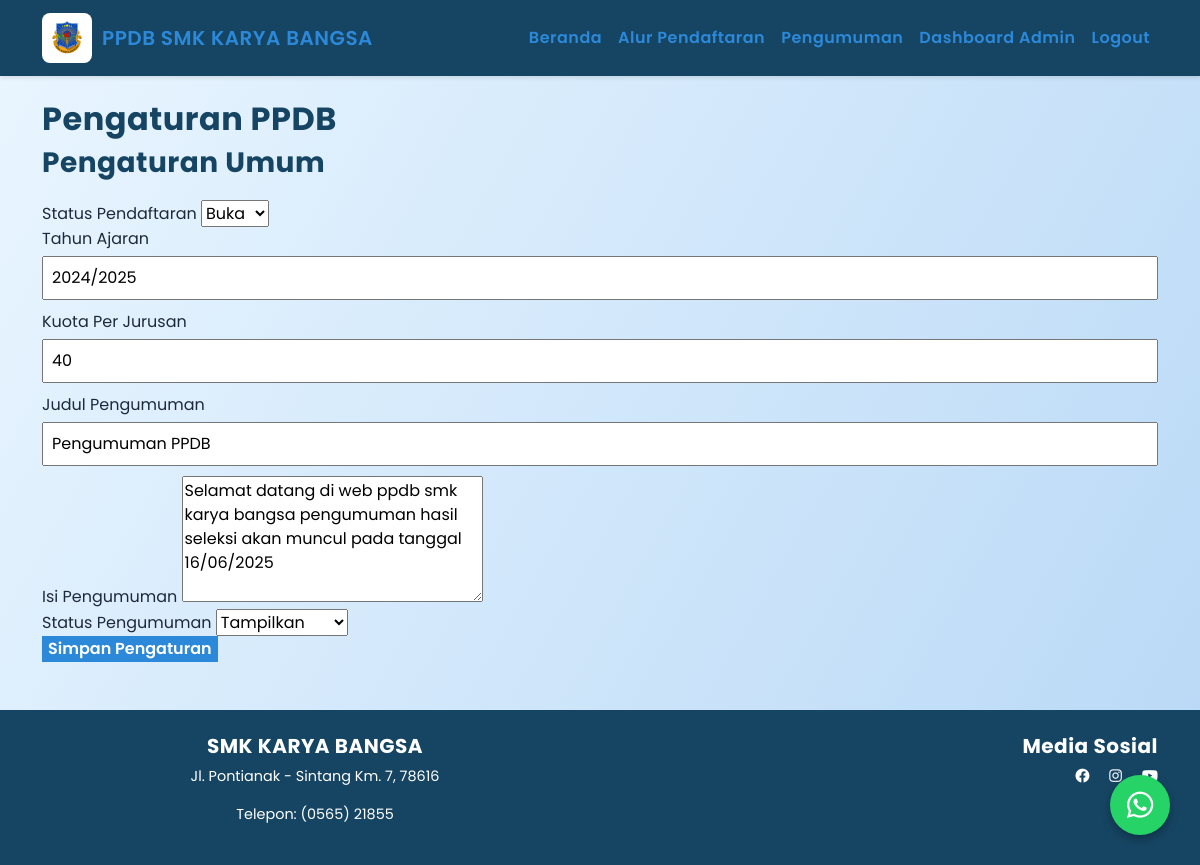
/admin/settings (signed in), run on the app's committed database.
### models.py (models this page shows)
class PpdbSettings(db.Model):
    id = db.Column(db.Integer, primary_key=True)
    registration_open = db.Column(db.Boolean, default=True)
    academic_year = db.Column(db.String(10))
    quota_per_major = db.Column(db.Integer)
    announcement_title = db.Column(db.String(200))
    announcement_content = db.Column(db.Text)
    show_announcement = db.Column(db.Boolean, default=False)

### routes/admin.py (the view, shortened to what this page needs)
@admin.route('/settings', methods=['GET', 'POST'])
def settings():
    if not is_admin():
        return redirect(url_for('login'))
    settings = PpdbSettings.query.first()
    return render_template('admin/settings.html', settings=settings)

### app.py (called while the page is built)
@app.before_request
def before_request():
    print(f"Incoming {request.method} request to {request.path}")

### routes/admin.py (called while the page is built)
def is_admin():
    return 'user_id' in session and session.get('role') == 'admin'

### templates/admin/settings.html (shortened to what this page needs)
{% extends 'base.html' %}
{% block content %}
<div class="settings-container">
    <h2>Pengaturan PPDB</h2>
    <div class="settings-card">
        <h3>Pengaturan Umum</h3>
        <form method="POST" action="{{ url_for('admin.settings') }}">
            <div class="form-group">
                <label>Status Pendaftaran</label>
                <select name="registration_status">
                    <option value="open" {% if settings.registration_open %}selected{% endif %}>Buka</option>
                </select>
            </div>
            <div class="form-group">
                <label>Tahun Ajaran</label>
                <input type="text" name="academic_year" value="{{ settings.academic_year }}" required>
            </div>
            <div class="form-group">
                <label>Kuota Per Jurusan</label>
                <input type="number" name="quota_per_major" value="{{ settings.quota_per_major }}" required>
            </div>
            <div class="form-group">
                <label>Judul Pengumuman</label>
                <input type="text" name="announcement_title" value="{{ settings.announcement_title }}">
            </div>
            <div class="form-group">
                <label>Isi Pengumuman</label>
                <textarea name="announcement_content" rows="5">{{ settings.announcement_content }}</textarea>
            </div>
            <div class="form-group">
                <label>Status Pengumuman</label>
                <select name="show_announcement">
                    <option value="show" {% if settings.show_announcement %}selected{% endif %}>Tampilkan</option>
                </select>
            </div>
            <button type="submit" class="btn-primary">Simpan Pengaturan</button>
        </form>
    </div>
</div>
{% endblock %}

### static/style.css (style rules this page uses)
:root { --primary-color: #164563; --secondary-color: #2D5A7B; --accent-color: #2C88D9; --background-light: #f8fafc; --text-dark: #1e293b; --text-light: #64748b; --white: #ffffff; --spacing-sm: 1rem; --spacing-md: 2rem; --spacing-lg: 4rem; --border-radius: 8px; }
body { background: linear-gradient(rgba(187, 218, 237, 0.85),rgba(44,136,217,0.7)), url('../static/images/bg-ppdb.jpg') center center/cover no-repeat; }
form { margin-top: 20px; }
input[type="text"], input[type="password"], input[type="number"], input[type="submit"] { width: 100%; padding: 8px; margin: 5px 0 10px; box-sizing: border-box; }

### templates/base.html (style rules this page uses)
body, html { font-family: 'Poppins', Arial, Helvetica, sans-serif !important; color: #1e293b; background: linear-gradient(120deg, #eaf6ff 0%, #b8d8f6 100%); }
h1, h2, h3, h4, h5, h6 { font-family: 'Poppins', Arial, Helvetica, sans-serif !important; color: #164563; font-weight: 700; letter-spacing: 0.5px; }
.navbar, .footer, .btn, .btn-primary, .btn-outline-primary { font-family: 'Poppins', Arial, Helvetica, sans-serif !important; }
.btn-primary, .btn.btn-primary { background: #2C88D9 !important; border: none !important; color: #fff !important; font-weight: 600; }

### data on the page
PpdbSettings: registration_status "Buka", academic_year "2024/2025", quota_per_major "40", announcement_title "Pengumuman PPDB", announcement_content "Selamat datang di web ppdb smk karya bangsa pengumuman hasil seleksi akan muncul pada tanggal 16/06/2025", show_announcement "Tampilkan"
